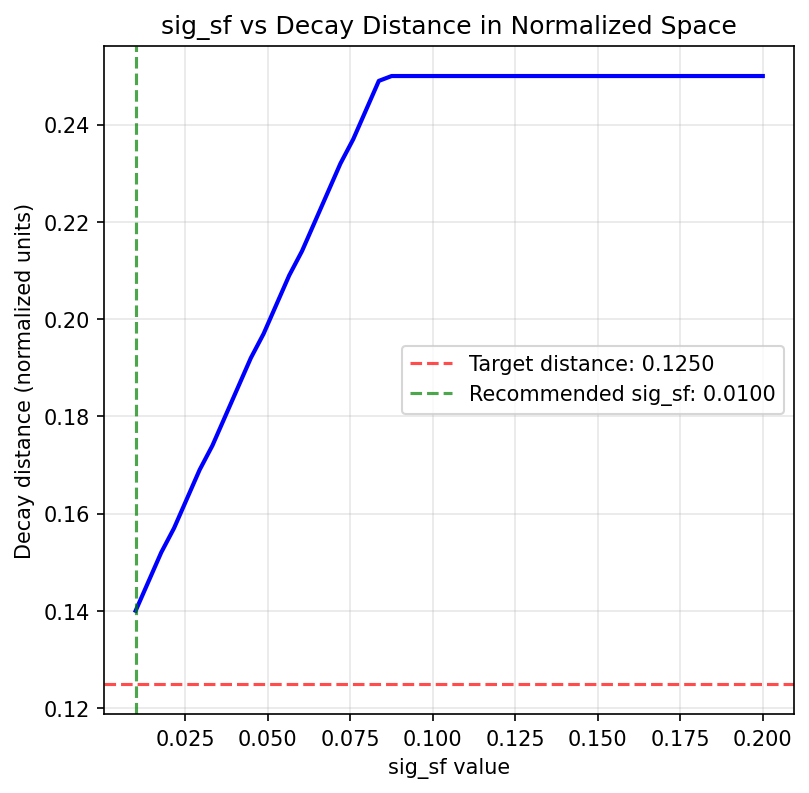

Generate this figure with Python:
import torch
import numpy as np
import matplotlib.pyplot as plt
from funcmol.utils.gnf_converter import GNFConverter

def analyze_normalized_sig_sf():
    """
    分析归一化空间中的sig_sf参数
    """
    print("=== 归一化空间中的sig_sf参数分析 ===")
    
    # 根据配置文件分析
    grid_dim = 48
    resolution = 0.25
    max_diameter = grid_dim * resolution  # 12
    scale_factor = 1/6
    
    # 归一化后的最大直径
    normalized_max_diameter = max_diameter * scale_factor  # 12 * (1/6) = 2
    
    # 典型的原子间距（归一化后）
    # 假设真实C-C键长约为1.5埃，归一化后约为 1.5 * (1/6) = 0.25
    normalized_atom_distance = 0.25
    target_decay_distance = normalized_atom_distance * 0.5  # 0.125
    
    print(f"原始最大直径: {max_diameter} 埃")
    print(f"归一化最大直径: {normalized_max_diameter}")
    print(f"归一化原子间距: {normalized_atom_distance}")
    print(f"目标衰减距离: {target_decay_distance}")
    
    # 测试更合理的sig_sf范围（针对归一化空间）
    sig_sf_values = np.linspace(0.01, 0.2, 50)
    threshold = 0.05  # field衰减阈值
    decay_distances = []
    
    for sig_sf in sig_sf_values:
        # 模拟两个原子，距离为normalized_atom_distance
        for dist_a in np.arange(0, normalized_atom_distance, 0.001):
            dist_b = normalized_atom_distance - dist_a
            val = np.exp(-dist_a / sig_sf) / (np.exp(-dist_a / sig_sf) + np.exp(-dist_b / sig_sf))
            if val < threshold:
                decay_distances.append(dist_a)
                break
        else:
            decay_distances.append(normalized_atom_distance)
    
    # 找到最接近目标衰减距离的sig_sf值
    target_idx = np.argmin(np.abs(np.array(decay_distances) - target_decay_distance))
    best_sig_sf = sig_sf_values[target_idx]
    actual_decay = decay_distances[target_idx]
    
    print(f"推荐的sig_sf值: {best_sig_sf:.4f}")
    print(f"实际衰减距离: {actual_decay:.4f}")
    
    # 绘制结果
    plt.figure(figsize=(15, 10))
    
    plt.subplot(2, 3, 1)
    plt.plot(sig_sf_values, decay_distances, 'b-', linewidth=2)
    plt.axhline(y=target_decay_distance, color='r', linestyle='--', alpha=0.7, label=f'Target distance: {target_decay_distance:.4f}')
    plt.axvline(x=best_sig_sf, color='g', linestyle='--', alpha=0.7, label=f'Recommended sig_sf: {best_sig_sf:.4f}')
    plt.xlabel('sig_sf value')
    plt.ylabel('Decay distance (normalized units)')
    plt.title('sig_sf vs Decay Distance in Normalized Space')
    plt.legend()
    plt.grid(True, alpha=0.3)
    
    return best_sig_sf, normalized_atom_distance

def test_normalized_field_behavior():
    """
    测试归一化空间中的field行为
    """
    print("\n=== 测试归一化空间中的field行为 ===")
    
    device = "cuda" if torch.cuda.is_available() else "cpu"
    best_sig_sf, normalized_atom_distance = analyze_normalized_sig_sf()
    
    # 创建测试场景：两个相邻原子（归一化坐标）
    coords = torch.tensor([[[-normalized_atom_distance/2, 0.0, 0.0], [normalized_atom_distance/2, 0.0, 0.0]]], device=device)
    atom_types = torch.tensor([[0, 0]], device=device)
    
    # 沿着连接线的查询点（归一化空间）
    query_points = torch.linspace(-1.0, 1.0, 200, device=device).reshape(-1, 1)
    query_points = torch.cat([query_points, torch.zeros_like(query_points), torch.zeros_like(query_points)], dim=1)
    query_points = query_points.unsqueeze(0)
    
    sigma_ratios = {'C': 1.0, 'H': 1.0, 'O': 1.0, 'N': 1.0, 'F': 1.0}
    
    # 测试三种方法
    methods = ['sigmoid', 'gaussian_mag', 'distance']
    sig_mag_values = [0.1, 0.2, 0.3]  # 针对归一化空间调整
    
    plt.subplot(2, 3, 2)
    
    for i, method in enumerate(methods):
        for j, sig_mag in enumerate(sig_mag_values):
            converter = GNFConverter(
                sigma=0.5,
                n_query_points=100,
                n_iter=10,
                step_size=0.01,
                eps=0.1,
                min_samples=2,
                sigma_ratios=sigma_ratios,
                gradient_field_method=method,
                sig_sf=best_sig_sf,
                sig_mag=sig_mag,
                device=device
            )
            
            vector_field = converter.mol2gnf(coords, atom_types, query_points)
            field_values = vector_field[0, :, 0, 0].cpu().numpy()
            positions = query_points[0, :, 0].cpu().numpy()
            
            # 只绘制第一个sig_mag值的结果
            if j == 0:
                plt.plot(positions, field_values, label=f'{method}', linewidth=2)
    
    plt.axvline(x=-normalized_atom_distance/2, color='r', linestyle='--', alpha=0.7, label='Atom 1')
    plt.axvline(x=normalized_atom_distance/2, color='g', linestyle='--', alpha=0.7, label='Atom 2')
    plt.axhline(y=0, color='k', linestyle='-', alpha=0.3)
    plt.xlabel('Position (normalized units)')
    plt.ylabel('Field value')
    plt.title('Field Distribution in Normalized Space')
    plt.legend()
    plt.grid(True, alpha=0.3)

def analyze_sig_mag_for_normalized_space():
    """
    分析归一化空间中的sig_mag参数
    """
    print("\n=== 分析归一化空间中的sig_mag参数 ===")
    
    # 测试不同的sig_mag值（针对归一化空间）
    sig_mag_values = np.linspace(0.05, 0.5, 50)
    distances = np.linspace(0, 0.5, 100)  # 归一化距离范围
    
    plt.subplot(2, 3, 3)
    
    # 测试三种magnitude方法
    methods = ['sigmoid', 'gaussian_mag', 'distance']
    colors = ['b', 'g', 'r']
    
    for i, method in enumerate(methods):
        magnitude_values = []
        for sig_mag in sig_mag_values:
            # 计算在距离0.125处的magnitude值（归一化空间中的典型距离）
            dist = 0.125
            if method == 'sigmoid':
                mag = np.tanh(dist / sig_mag)
            elif method == 'gaussian_mag':
                mag = np.exp(-dist**2 / (2 * sig_mag**2)) * dist
            elif method == 'distance':
                mag = np.clip(dist, 0, 1)
            
            magnitude_values.append(mag)
        
        plt.plot(sig_mag_values, magnitude_values, color=colors[i], label=method, linewidth=2)
    
    plt.xlabel('sig_mag value')
    plt.ylabel('Magnitude at distance 0.125')
    plt.title('Magnitude Response in Normalized Space')
    plt.legend()
    plt.grid(True, alpha=0.3)
    
    # 推荐sig_mag值（使得在距离0.125处magnitude约为0.5）
    target_magnitude = 0.5
    best_sig_mag_sigmoid = 0.125 / np.arctanh(target_magnitude)  # 对于sigmoid
    best_sig_mag_gaussian = np.sqrt(-0.5 * np.log(target_magnitude / 0.125))  # 对于gaussian
    
    print(f"推荐的sig_mag值（归一化空间）:")
    print(f"  sigmoid方法: {best_sig_mag_sigmoid:.3f}")
    print(f"  gaussian_mag方法: {best_sig_mag_gaussian:.3f}")
    print(f"  distance方法: 无需调整（固定为距离值）")

def compare_normalized_vs_original():
    """
    比较归一化空间和原始空间的参数差异
    """
    print("\n=== 归一化空间 vs 原始空间参数比较 ===")
    
    # 原始空间参数（基于1.5埃原子间距）
    original_atom_distance = 1.5
    original_best_sig_sf = 0.1
    
    # 归一化空间参数
    scale_factor = 1/6
    normalized_atom_distance = original_atom_distance * scale_factor
    normalized_best_sig_sf, _ = analyze_normalized_sig_sf()
    
    print(f"原始空间:")
    print(f"  原子间距: {original_atom_distance} 埃")
    print(f"  推荐sig_sf: {original_best_sig_sf}")
    
    print(f"归一化空间:")
    print(f"  原子间距: {normalized_atom_distance:.4f}")
    print(f"  推荐sig_sf: {normalized_best_sig_sf:.4f}")
    
    print(f"缩放比例: {scale_factor}")
    print(f"sig_sf缩放比例: {normalized_best_sig_sf / original_best_sig_sf:.4f}")

def generate_normalized_recommendations():
    """
    生成归一化空间的参数推荐
    """
    print("\n=== 归一化空间参数推荐 ===")
    
    best_sig_sf, normalized_atom_distance = analyze_normalized_sig_sf()
    
    print(f"\n🎯 归一化空间推荐配置:")
    print(f"1. sig_sf = {best_sig_sf:.4f}")
    print(f"   - 针对归一化坐标优化")
    print(f"   - 确保field在相邻原子之间衰减到接近0")
    
    print(f"\n2. sig_mag 推荐值（归一化空间）:")
    print(f"   - sigmoid方法: 0.1-0.2")
    print(f"   - gaussian_mag方法: 0.05-0.15")
    print(f"   - distance方法: 无需调整")
    
    print(f"\n3. 完整配置示例:")
    print(f"   # 归一化空间推荐配置")
    print(f"   converter = GNFConverter(")
    print(f"       gradient_field_method='gaussian_mag',")
    print(f"       sig_sf={best_sig_sf:.4f},")
    print(f"       sig_mag=0.1,")
    print(f"       temperature=1.0,")
    print(f"       device='cuda'")
    print(f"   )")
    
    print(f"\n4. 使用建议:")
    print(f"   - 如果神经网络学习困难，尝试增大sig_sf到{best_sig_sf*1.5:.4f}")
    print(f"   - 如果field过于平滑，尝试减小sig_sf到{best_sig_sf*0.7:.4f}")
    print(f"   - 如果相邻原子干扰严重，使用gaussian_mag方法")
    print(f"   - 如果需要线性特性，使用distance方法")

def create_normalized_usage_example():
    """
    创建归一化空间的使用示例
    """
    print("\n=== 归一化空间使用示例 ===")
    
    device = "cuda" if torch.cuda.is_available() else "cpu"
    best_sig_sf, normalized_atom_distance = analyze_normalized_sig_sf()
    
    # 创建示例分子（归一化坐标）
    coords = torch.tensor([
        [[-0.125, 0.0, 0.0], [0.125, 0.0, 0.0]]  # 两个原子，间距0.25
    ], device=device)
    
    atom_types = torch.tensor([[0, 0]], device=device)
    
    # 创建查询点网格（归一化空间）
    x = torch.linspace(-0.5, 0.5, 50, device=device)
    y = torch.linspace(-0.25, 0.25, 25, device=device)
    z = torch.linspace(-0.1, 0.1, 10, device=device)
    X, Y, Z = torch.meshgrid(x, y, z, indexing='ij')
    query_points = torch.stack([X.flatten(), Y.flatten(), Z.flatten()], dim=1)
    query_points = query_points.unsqueeze(0)
    
    sigma_ratios = {'C': 1.0, 'H': 1.0, 'O': 1.0, 'N': 1.0, 'F': 1.0}
    
    # 测试推荐配置
    converter = GNFConverter(
        sigma=0.5,
        n_query_points=100,
        n_iter=10,
        step_size=0.01,
        eps=0.1,
        min_samples=2,
        sigma_ratios=sigma_ratios,
        gradient_field_method='gaussian_mag',
        sig_sf=best_sig_sf,
        sig_mag=0.1,
        device=device
    )
    
    vector_field = converter.mol2gnf(coords, atom_types, query_points)
    
    print(f"Field形状: {vector_field.shape}")
    print(f"Field值范围: [{vector_field.min().item():.4f}, {vector_field.max().item():.4f}]")
    print(f"Field均值: {vector_field.mean().item():.4f}")
    print(f"Field标准差: {vector_field.std().item():.4f}")
    
    # 检查在原子位置附近的field值
    atom_positions = coords[0]
    query_positions = query_points[0]
    distances_to_atoms = torch.cdist(query_positions, atom_positions)
    min_distances, _ = torch.min(distances_to_atoms, dim=1)
    
    # 选择距离原子较近的点（距离 < 0.05）
    near_atom_mask = min_distances < 0.05
    if near_atom_mask.any():
        near_atom_field = vector_field[0, near_atom_mask, 0, :]
        print(f"近原子field均值: {near_atom_field.mean().item():.4f}")
        print(f"近原子field标准差: {near_atom_field.std().item():.4f}")
    
    # 检查在原子中间位置的field值
    mid_point_mask = (min_distances > 0.1) & (min_distances < 0.15)
    if mid_point_mask.any():
        mid_field = vector_field[0, mid_point_mask, 0, :]
        print(f"中间位置field均值: {mid_field.mean().item():.4f}")
        print(f"中间位置field标准差: {mid_field.std().item():.4f}")

if __name__ == "__main__":
    # 设置中文字体
    import matplotlib
    matplotlib.rcParams['font.sans-serif'] = ['SimHei', 'DejaVu Sans', 'Arial Unicode MS']
    matplotlib.rcParams['axes.unicode_minus'] = False
    matplotlib.rcParams['font.size'] = 10
    
    # 创建图形
    plt.figure(figsize=(18, 12))
    
    # 运行分析
    analyze_normalized_sig_sf()
    test_normalized_field_behavior()
    analyze_sig_mag_for_normalized_space()
    compare_normalized_vs_original()
    generate_normalized_recommendations()
    create_normalized_usage_example()
    
    # 保存结果
    plt.tight_layout()
    plt.savefig('normalized_field_optimization.png', dpi=150, bbox_inches='tight')
    plt.show()
    
    print("\n✅ 归一化空间分析完成！")
    print("📊 结果已保存为 'normalized_field_optimization.png'") 